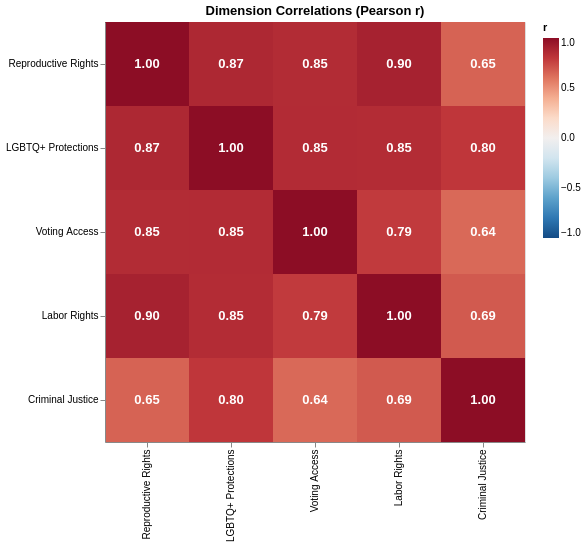

The notebook cell saved with this chart:
### Code cell
dim_corr_long = (
    dim_corr.reset_index().melt(id_vars='index', var_name='Dim2', value_name='r')
    .rename(columns={'index': 'Dim1'})
)

heatmap = (
    alt.Chart(dim_corr_long)
    .mark_rect()
    .encode(
        x=alt.X('Dim1:N', sort=DIM_COLS, title=None),
        y=alt.Y('Dim2:N', sort=DIM_COLS, title=None),
        color=alt.Color('r:Q', scale=alt.Scale(scheme='redblue',
                                                domain=[-1, 1], reverse=True)),
        tooltip=['Dim1', 'Dim2', alt.Tooltip('r:Q', format='.2f')],
    )
    .properties(width=420, height=420, title='Dimension Correlations (Pearson r)')
)

labels = (
    alt.Chart(dim_corr_long).mark_text(size=13, fontWeight='bold')
    .encode(
        x=alt.X('Dim1:N', sort=DIM_COLS),
        y=alt.Y('Dim2:N', sort=DIM_COLS),
        text=alt.Text('r:Q', format='.2f'),
        color=alt.condition('abs(datum.r) > 0.6',
                            alt.value('white'), alt.value('black')),
    )
)

corr_chart = heatmap + labels
corr_chart.save(str(FIG / 'dimension_correlation_matrix.html'))
corr_chart

### Figure 1 — Vega-Lite specification as saved in the notebook (floating-point values rounded to 4 significant figures)
{"config": {"view": {"continuousWidth": 300, "continuousHeight": 300}}, "layer": [{"mark": {"type": "rect"}, "encoding": {"color": {"field": "r", "scale": {"domain": [-1, 1], "reverse": true, "scheme": "redblue"}, "type": "quantitative"}, "tooltip": [{"field": "Dim1", "type": "nominal"}, {"field": "Dim2", "type": "nominal"}, {"field": "r", "format": ".2f", "type": "quantitative"}], "x": {"field": "Dim1", "sort": ["Reproductive Rights", "LGBTQ+ Protections", "Voting Access", "Labor Rights", "Criminal Justice"], "title": null, "type": "nominal"}, "y": {"field": "Dim2", "sort": ["Reproductive Rights", "LGBTQ+ Protections", "Voting Access", "Labor Rights", "Criminal Justice"], "title": null, "type": "nominal"}}, "title": "Dimension Correlations (Pearson r)"}, {"mark": {"type": "text", "fontWeight": "bold", "size": 13}, "encoding": {"color": {"condition": {"test": "abs(datum.r) > 0.6", "value": "white"}, "value": "black"}, "text": {"field": "r", "format": ".2f", "type": "quantitative"}, "x": {"field": "Dim1", "sort": ["Reproductive Rights", "LGBTQ+ Protections", "Voting Access", "Labor Rights", "Criminal Justice"], "type": "nominal"}, "y": {"field": "Dim2", "sort": ["Reproductive Rights", "LGBTQ+ Protections", "Voting Access", "Labor Rights", "Criminal Justice"], "type": "nominal"}}}], "data": {"name": "data-e577fa000c1ef785dbee4d2e18e5795e"}, "height": 420, "width": 420, "$schema": "https://vega.github.io/schema/vega-lite/v6.1.0.json", "datasets": {"data-e577fa000c1ef785dbee4d2e18e5795e": [{"Dim1": "Reproductive Rights", "Dim2": "Reproductive Rights", "r": 1.0}, {"Dim1": "LGBTQ+ Protections", "Dim2": "Reproductive Rights", "r": 0.87}, {"Dim1": "Voting Access", "Dim2": "Reproductive Rights", "r": 0.85}, {"Dim1": "Labor Rights", "Dim2": "Reproductive Rights", "r": 0.897}, {"Dim1": "Criminal Justice", "Dim2": "Reproductive Rights", "r": 0.654}, {"Dim1": "Reproductive Rights", "Dim2": "LGBTQ+ Protections", "r": 0.87}, {"Dim1": "LGBTQ+ Protections", "Dim2": "LGBTQ+ Protections", "r": 1.0}, {"Dim1": "Voting Access", "Dim2": "LGBTQ+ Protections", "r": 0.852}, {"Dim1": "Labor Rights", "Dim2": "LGBTQ+ Protections", "r": 0.849}, {"Dim1": "Criminal Justice", "Dim2": "LGBTQ+ Protections", "r": 0.8}, {"Dim1": "Reproductive Rights", "Dim2": "Voting Access", "r": 0.85}, {"Dim1": "LGBTQ+ Protections", "Dim2": "Voting Access", "r": 0.852}, {"Dim1": "Voting Access", "Dim2": "Voting Access", "r": 1.0}, {"Dim1": "Labor Rights", "Dim2": "Voting Access", "r": 0.786}, {"Dim1": "Criminal Justice", "Dim2": "Voting Access", "r": 0.636}, {"Dim1": "Reproductive Rights", "Dim2": "Labor Rights", "r": 0.897}, {"Dim1": "LGBTQ+ Protections", "Dim2": "Labor Rights", "r": 0.849}, {"Dim1": "Voting Access", "Dim2": "Labor Rights", "r": 0.786}, {"Dim1": "Labor Rights", "Dim2": "Labor Rights", "r": 1.0}, {"Dim1": "Criminal Justice", "Dim2": "Labor Rights", "r": 0.685}, {"Dim1": "Reproductive Rights", "Dim2": "Criminal Justice", "r": 0.654}, {"Dim1": "LGBTQ+ Protections", "Dim2": "Criminal Justice", "r": 0.8}, {"Dim1": "Voting Access", "Dim2": "Criminal Justice", "r": 0.636}, {"Dim1": "Labor Rights", "Dim2": "Criminal Justice", "r": 0.685}, {"Dim1": "Criminal Justice", "Dim2": "Criminal Justice", "r": 1.0}]}}
